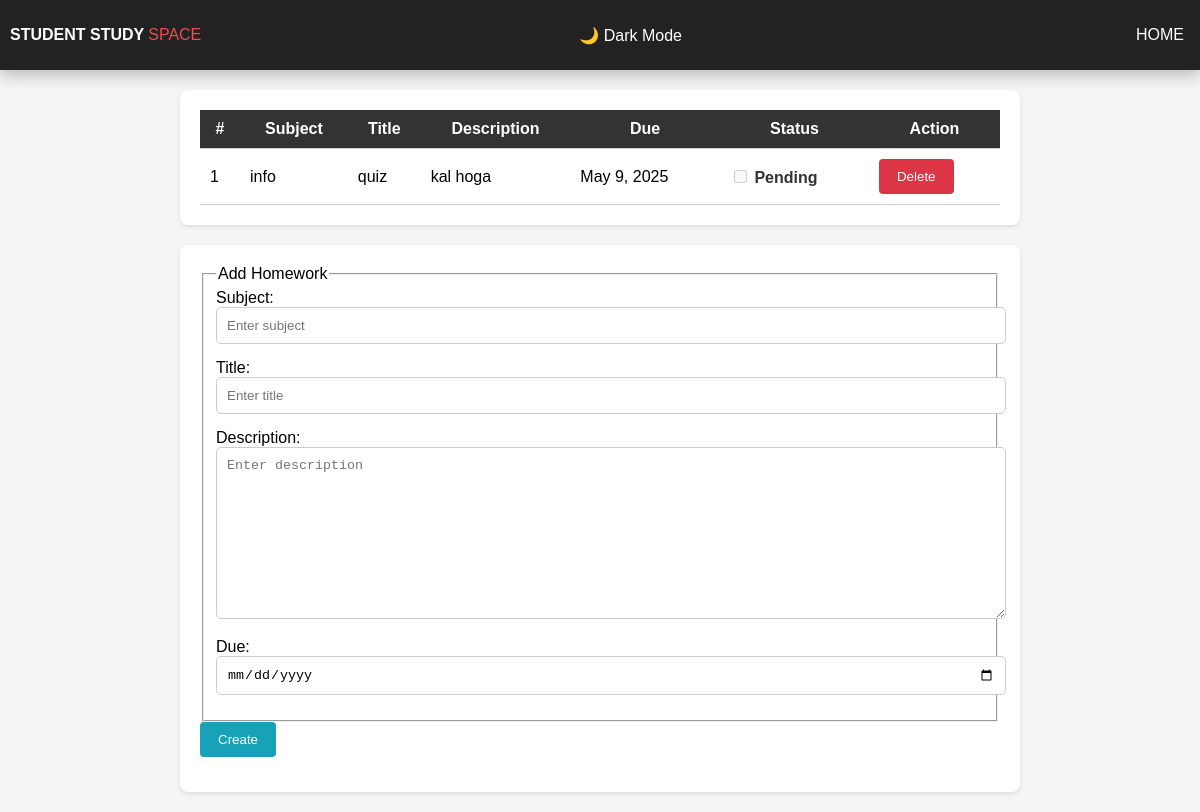
/homework/ (signed in), run on the app's committed database.
### core/models.py (models this page shows, shortened)
class Homework(models.Model):
    user = models.ForeignKey(User, on_delete=models.CASCADE, null=True, blank=True)
    subject = models.CharField(max_length=100)
    title = models.CharField(max_length=200)
    description = models.TextField(max_length=600)
    due = models.DateField()
    is_finished = models.BooleanField(default=False)

### core/views.py (the view, shortened to what this page needs)
# urls.py: path('homework/', homework, name='homework'),
@login_required
def homework(request):
    homeworks = Homework.objects.filter(user=request.user)
    context = {
        'homeworks': homeworks
    }
    return render(request, 'homework.html', context)

### templates/homework.html (shortened to what this page needs)
{% extends "base.html" %}
{% load static %}
{% block content %}
<div class="container">
    {% if homeworks %}
    <table class="table">
        <thead>
            <tr>
                <th>#</th>
                <th>Subject</th>
                <th>Title</th>
                <th>Description</th>
                <th>Due</th>
                <th>Status</th>
                <th>Action</th>
            </tr>
        </thead>
        <tbody>
            {% for homework in homeworks %}
            <tr>
                <td>{{ forloop.counter }}</td>
                <td>{{ homework.subject }}</td>
                <td>{{ homework.title }}</td>
                <td>{{ homework.description }}</td>
                <td>{{ homework.due }}</td>
                <td>
                    <div class="form-check">
                        <input class="form-check-input" type="checkbox" id="homework{{ homework.pk }}" {% if homework.is_finished %} checked {% endif %} disabled>
                        <label class="form-check-label" for="homework{{ homework.pk }}">
                            {% if homework.is_finished %}
                                Completed
                            {% else %}
                                Pending
                            {% endif %}
                        </label>
                    </div>
                </td>
                <td>
                    <form method="POST" action="{% url 'delete_homework' homework.pk %}">
                        <button class="btn btn-outline-danger" type="submit">Delete</button>
                    </form>
                </td>
            </tr>
            {% endfor %}
        </tbody>
    </table>
    {% else %}
    <h4>No homeworks found! Create some.</h4>
    {% endif %}
</div>
<div class="container">
    <form method="POST" action="{% url 'homework' %}">
        <fieldset>
            <legend>Add Homework</legend>
            <div class="form-group">
                <label for="subject">Subject:</label>
                <input type="text" name="subject" id="subject" class="form-control" placeholder="Enter subject" required>
            </div>
            <div class="form-group">
                <label for="title">Title:</label>
                <input type="text" name="title" id="title" class="form-control" placeholder="Enter title" required>
            </div>
            <div class="form-group">
                <label for="description">Description:</label>
                <textarea name="description" id="description" class="form-control" rows="3" placeholder="Enter description"></textarea>
            </div>
            <div class="form-group">
                <label for="due">Due:</label>
                <input type="date" name="due" id="due" class="form-control" required>
            </div>
        </fieldset>
        <div class="form-group">
            <button class="btn btn-outline-info" type="submit">Create</button>
        </div>
    </form>
</div>
{% endblock content %}

### templates/navbar.html (style rules this page uses)
body { font-family: "Roboto", sans-serif; margin: 0; padding: 0; }

### templates/homework.html (style rules this page uses)
body { font-family: Arial, sans-serif; background-color: #f5f5f5; }
.container { max-width: 800px; margin: 20px auto; padding: 20px; background-color: #fff; border-radius: 8px; box-shadow: 0 2px 4px rgba(0, 0, 0, 0.1); }
.table { width: 100%; border-collapse: collapse; }
.table th, .table td { padding: 10px; border-bottom: 1px solid #ccc; }
.table th { background-color: #333; color: #fff; }
.form-check-label { color: #333; font-weight: bold; }
.btn-outline-info { background-color: #17a2b8; color: #fff; border: 2px solid #17a2b8; padding: 8px 16px; border-radius: 4px; cursor: pointer; text-decoration: none; transition: background-color 0.3s ease; }
.btn-outline-danger { background-color: #dc3545; color: #fff; border: 2px solid #dc3545; padding: 8px 16px; border-radius: 4px; cursor: pointer; text-decoration: none; transition: background-color 0.3s ease; }
.form-group { margin-bottom: 15px; }
.form-control { padding: 10px; border: 1px solid #ccc; border-radius: 5px; width: 100%; }
textarea.form-control { height: 150px; }

### data on the page
Homework: subject "info", title "quiz", description "kal hoga", due "May 9, 2025", shows "Pending"
